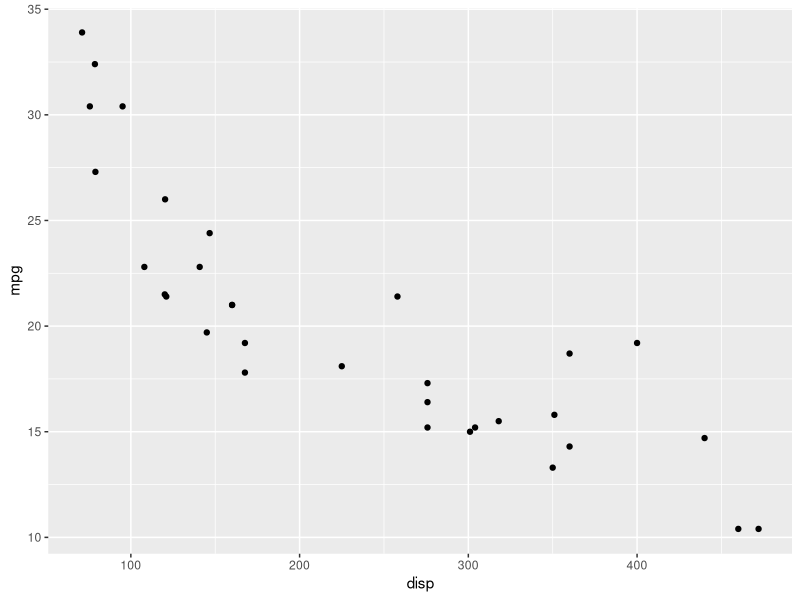
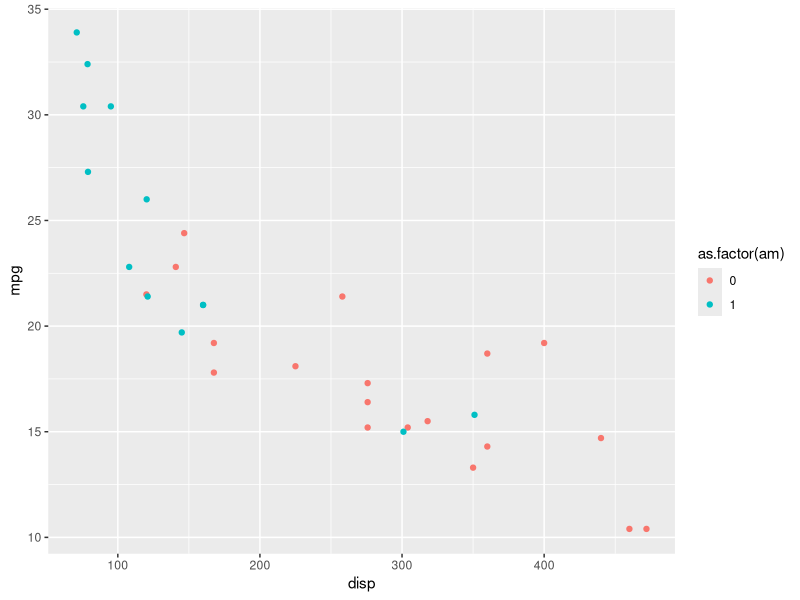
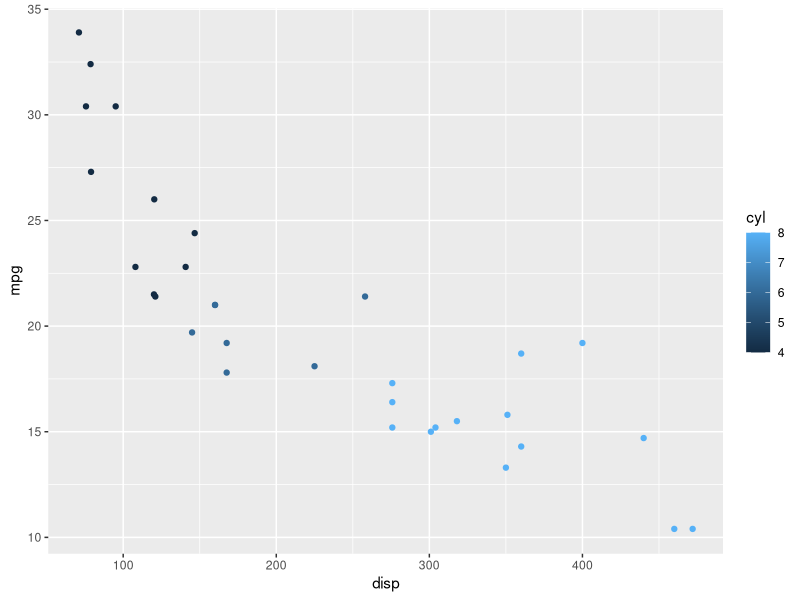
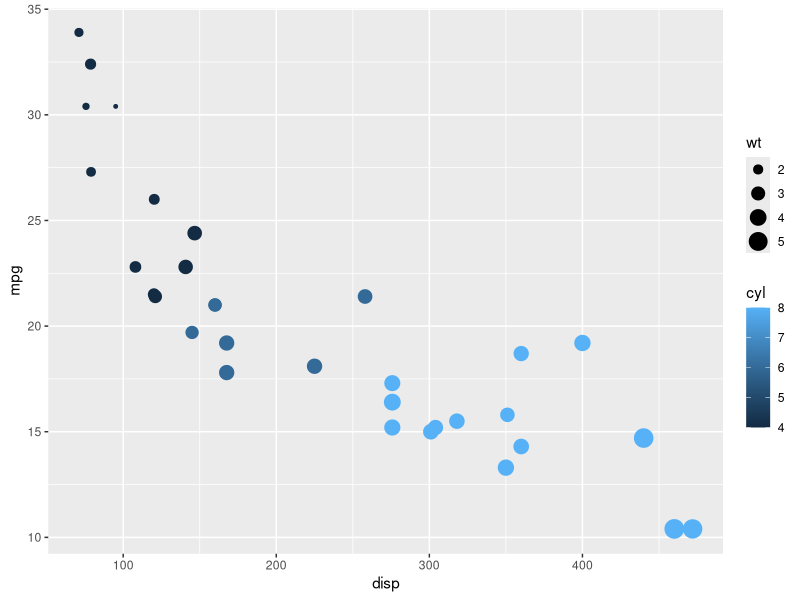

Here is the R script that generated these plots, in order:
## ---- chunk 1
knitr::opts_chunk$set(
  collapse = TRUE, 
  out.width = "60%", out.height = "60%",
  fig.retina = 2
)
## ---- chunk 2
head(mtcars)
## ---- chunk 3
library(ggplot2)
## ---- chunk 4
ggplot(data = mtcars, aes(x = disp, y = mpg)) + 
  geom_point()
## ---- chunk 5
ggplot(data = mtcars, aes(x = disp, y = mpg, colour = as.factor(am))) + 
  geom_point()
## ---- chunk 6
ggplot(mtcars, aes(x = disp, y = mpg, colour = cyl)) + 
  geom_point()
## ---- chunk 7
ggplot(mtcars, aes(x = disp, y = mpg, colour = cyl, size = wt)) +
  geom_point()
